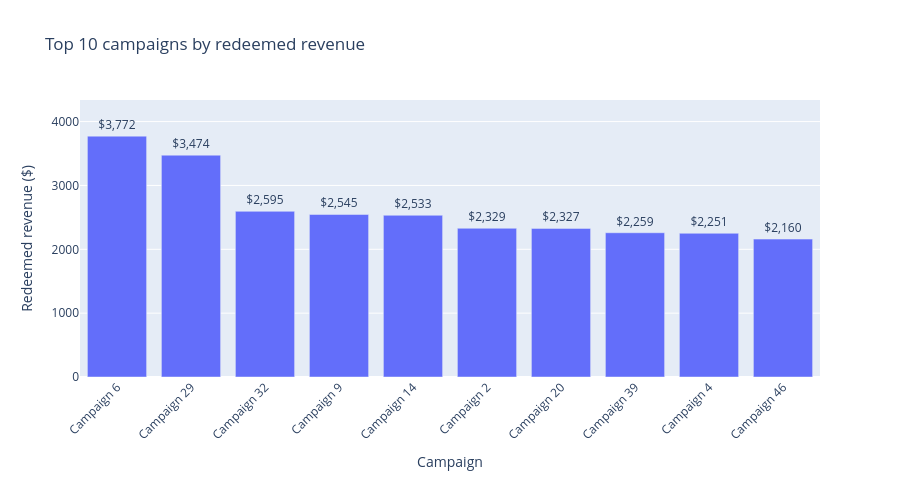

This figure's notebook cell:
### Markdown cell above
### 7.2 Top campaigns by redeemed revenue

### Code cell
top_campaigns_pd = agg_marketing_campaign.orderBy(F.desc("redeemed_revenue")).limit(10).toPandas()
fig2 = px.bar(
    top_campaigns_pd, x="name", y="redeemed_revenue",
    title="Top 10 campaigns by redeemed revenue",
    labels={"redeemed_revenue": "Redeemed revenue ($)", "name": "Campaign"},
    text="redeemed_revenue",
)
fig2.update_traces(texttemplate="$%{text:,.0f}", textposition="outside")
fig2.update_layout(
    xaxis_tickangle=-45,
    yaxis_range=[0, top_campaigns_pd["redeemed_revenue"].max() * 1.15],
    height=480,
)
fig2.show()

### Figure 1 — Plotly figure (JSON) as saved in the notebook; plotly's stock layout.template omitted (floating-point values rounded to 4 significant figures)
{"data": [{"alignmentgroup": "True", "hovertemplate": "Campaign=%{x}<br>Redeemed revenue ($)=%{text}<extra></extra>", "legendgroup": "", "marker": {"color": "#636efa", "pattern": {"shape": ""}}, "name": "", "offsetgroup": "", "orientation": "v", "showlegend": false, "text": [3772.0, 3474.0, 2595.0, 2545.0, 2533.0, 2329.0, 2327.0, 2259.0, 2251.0, 2160.0], "textposition": "outside", "x": ["Campaign 6", "Campaign 29", "Campaign 32", "Campaign 9", "Campaign 14", "Campaign 2", "Campaign 20", "Campaign 39", "Campaign 4", "Campaign 46"], "xaxis": "x", "y": [3772.0, 3474.0, 2595.0, 2545.0, 2533.0, 2329.0, 2327.0, 2259.0, 2251.0, 2160.0], "yaxis": "y", "type": "bar", "texttemplate": "$%{text:,.0f}"}], "layout": {"xaxis": {"anchor": "y", "domain": [0.0, 1.0], "title": {"text": "Campaign"}, "tickangle": -45}, "yaxis": {"anchor": "x", "domain": [0.0, 1.0], "title": {"text": "Redeemed revenue ($)"}, "range": [0, 4338.0]}, "legend": {"tracegroupgap": 0}, "title": {"text": "Top 10 campaigns by redeemed revenue"}, "barmode": "relative", "height": 480}}
